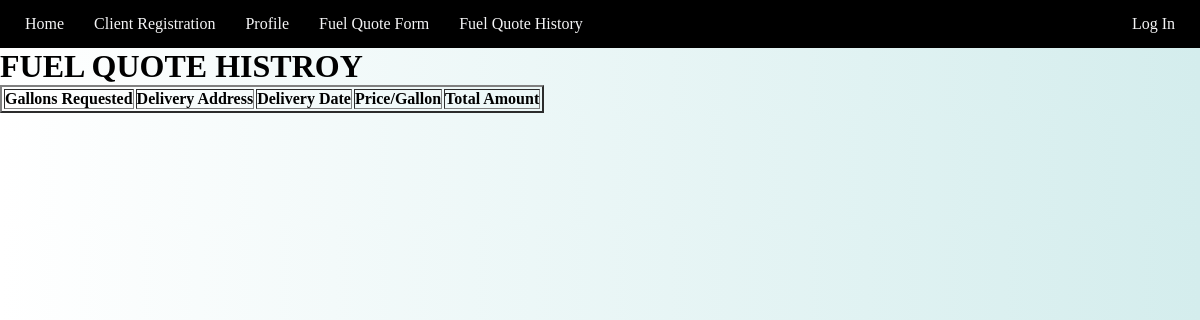
/fuelhistory/, run on an earlier commit of the app's database.
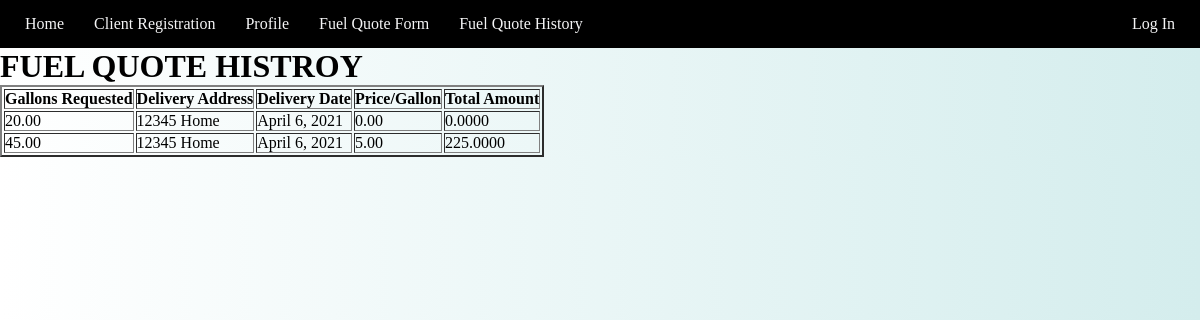
And on a later commit of the database.
### app/models.py (models this page shows, shortened)
class FuelQuote(models.Model):
    user = models.ForeignKey(User, on_delete=models.CASCADE)
    gallons_requested = models.DecimalField(max_digits=10000, decimal_places=2, default=0.00)
    delivery_date = models.DateField()
    delivery_address = models.CharField(max_length=200)
    rate = models.DecimalField('Price/Gallon', decimal_places=2, max_digits=10000, default=0.00)
    def get_total(self):
        return self.gallons_requested * self.rate

### app/views.py (the view)
# urls.py: path('fuelhistory/', views.fuel_history, name='fuel_history'),
def fuel_history(request):
    context = {
        'quotes': FuelQuote.objects.all(),
    }
    return render(request, 'app/FuelQuoteHistory.html', context)

### templates/app/FuelQuoteHistory.html (shortened to what this page needs)
{% extends 'base.html' %}
{% load static %}
{% block content %}
    <h1>Fuel Quote Histroy</h1>
    <table border="2">
        <thead>
            <th>Gallons Requested</th>
            <th>Delivery Address</th>
            <th>Delivery Date</th>
            <th>Price/Gallon</th>
            <th>Total Amount</th>
        </thead>
        <tbody>
        {% for q in quotes %}
            <tr>
                <td>{{ q.gallons_requested }}</td>
                <td>{{ q.delivery_address }}</td>
                <td>{{ q.delivery_date }}</td>
                <td>{{ q.rate }}</td>
                <td>{{ q.get_total }}</td>
            </tr>
        {% endfor %}
        </tbody>
    </table>
{% endblock %}

### templates/base.html (shortened to what this page needs)
<!DOCTYPE html>
<html lang="en">
{% load static %}
<head>
    <link rel="stylesheet" href="{% static 'main.css' %}">
</head>
<body>
{% block nav %}
    <nav>
        <ul class="main-nav">
            <li><a href="{% url 'app:home' %}">Home</a></li>
            <li><a href="{% url 'app:register' %}">Client Registration</a></li>
            <li><a href="{% url 'app:edit_profile' %}">Profile</a></li>
            <li><a href="{% url 'app:fuel_quote' %}">Fuel Quote Form</a></li>
            <li><a href="{% url 'app:fuel_history' %}">Fuel Quote History</a></li>
            <li class="push"><a href="{% url 'app:login' %}">Log In</a></li>
        </ul>
    </nav>
{% endblock %}
{% block content %}{% endblock %}
</body>
</html>

### static/main.css (style rules this page uses)
* { margin: 0; padding: 0; }
body { background:linear-gradient(to right, rgb(255, 255, 255), rgb(212, 237, 237)); }
nav { background-color: black; margin: 0px; }
.main-nav { display: flex; list-style: none; font-size: 1em; margin: 0 10px; font-family: fantasy cursive; }
li { padding: 15px; }
a { color: #f5f5f6; text-decoration: none; }
.push { margin-left: auto; }
h2,h3,h1,h4 { font-size: 2em; text-transform: uppercase; }

What changed in the data, as far as the page shows it:
added FuelQuote: gallons_requested "20.00", delivery_address "12345 Home", delivery_date "April 6, 2021", rate "0.00", get_total "0.0000"
added FuelQuote: gallons_requested "45.00", delivery_address "12345 Home", delivery_date "April 6, 2021", rate "5.00", get_total "225.0000"
